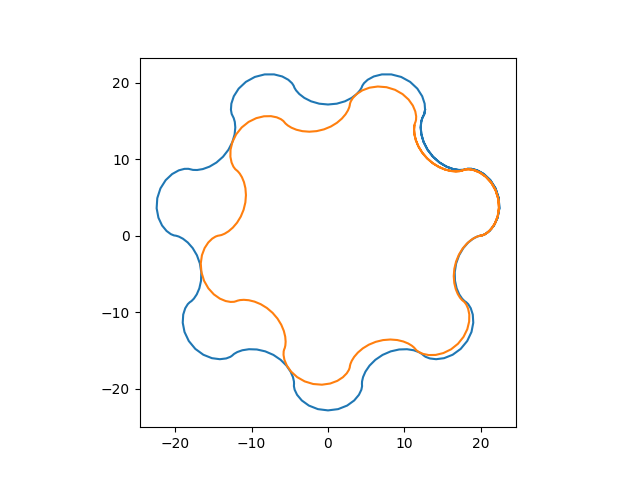

Reproduce this figure in Python.
from solid import *
from solid.utils import *
from euclid3 import Point2
from solid.splines import catmull_rom_points
import numpy as np
import matplotlib.pyplot as plt


def epicycloid(theta, r_c, r_m, r_d=None):
    if r_d is None:
        r_d = r_m
    x = (r_c + r_m) * np.cos(theta) - r_d * np.cos((r_c + r_m) / r_m * theta)
    y = (r_c + r_m) * np.sin(theta) - r_d * np.sin((r_c + r_m) / r_m * theta)
    return x, y


def hypercycloid(theta, r_c, r_m, r_d=None):
    if r_d is None:
        r_d = r_m
    x = (r_c - r_m) * np.cos(theta) + r_d * np.cos(-(r_c - r_m) / r_m * theta)
    y = (r_c - r_m) * np.sin(theta) + r_d * np.sin(-(r_c - r_m) / r_m * theta)
    return x, y


def trochoid(theta, r, teeth):
    r_m = r / teeth / 2
    if theta % ((2 * np.pi) / teeth) < np.pi / teeth:
        return epicycloid(theta, r, r_m, r_m)
    else:
        return hypercycloid(theta, r, r_m, r_m)


def make_trochoid_gear(r, teeth):
    thetas = np.arange(0, 2 * np.pi, 2 * np.pi / 200)
    x_list, y_list = np.array([trochoid(theta, r, teeth)
                               for theta in thetas]).transpose()
    points = [Point2(x, y) for x, y in zip(x_list, y_list)]
    curve_points_closed = catmull_rom_points(points, close_loop=True)
    return linear_extrude(10)(polygon(curve_points_closed))


def make_trochoid_outer(r, teeth):
    thetas = np.arange(0, 2 * np.pi, 2 * np.pi / 200)
    x_list, y_list = np.array([trochoid(theta, r, teeth)
                               for theta in thetas]).transpose()
    points = [Point2(x, y) for x, y in zip(x_list, y_list)]
    curve_points_closed = catmull_rom_points(points, close_loop=True)
    outer = cylinder(r=r+10, h=10, segments=200)
    inner = translate([0, 0, -1])(
        linear_extrude(12)(
            polygon(curve_points_closed)
        ))
    return outer - hole()(inner)


def plot(outer_r, out_teeth):
    tooth_h = outer_r / (out_teeth * 2)
    inner_r = outer_r - (tooth_h * 2)

    thetas = np.arange(0, 2 * np.pi + 1, 2 * np.pi / 200)
    outer_x, outer_y = np.array([trochoid(theta, outer_r, out_teeth)
                                 for theta in thetas]).transpose()
    inner_x, inner_y = np.array([trochoid(theta, inner_r, out_teeth - 1)
                                 for theta in thetas]).transpose()

    fig = plt.figure()
    ax = fig.add_subplot(111)
    plt.plot(outer_x, outer_y)
    plt.plot(inner_x + 2 * tooth_h, inner_y)
    ax.set_aspect('equal')
    plt.savefig('trochoid.png')


def make_model():
    outer_r = 20
    out_teeth = 7
    plot(outer_r, out_teeth)
    tooth_h = outer_r / (out_teeth * 2)
    inner_r = outer_r - (tooth_h * 2)

    inner = make_trochoid_gear(inner_r, out_teeth - 1)
    outer = make_trochoid_outer(outer_r, out_teeth)

    return translate([2*outer_r+20, 0, 0])(inner) + outer


if __name__ == '__main__':
    scad_render_to_file(
        make_model(),
        'output/output.scad',
        include_orig_code=False)
